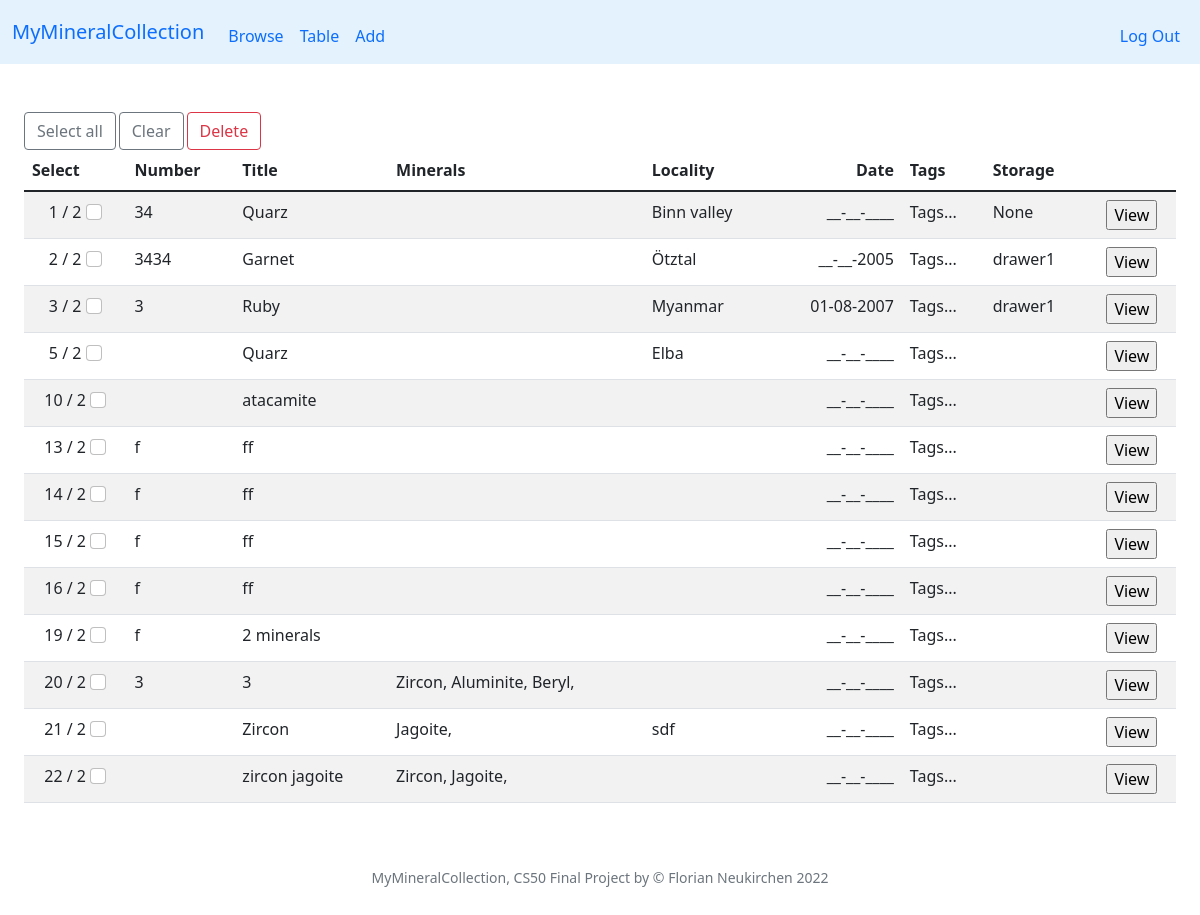
The page /table (signed in) on the database as committed earlier.
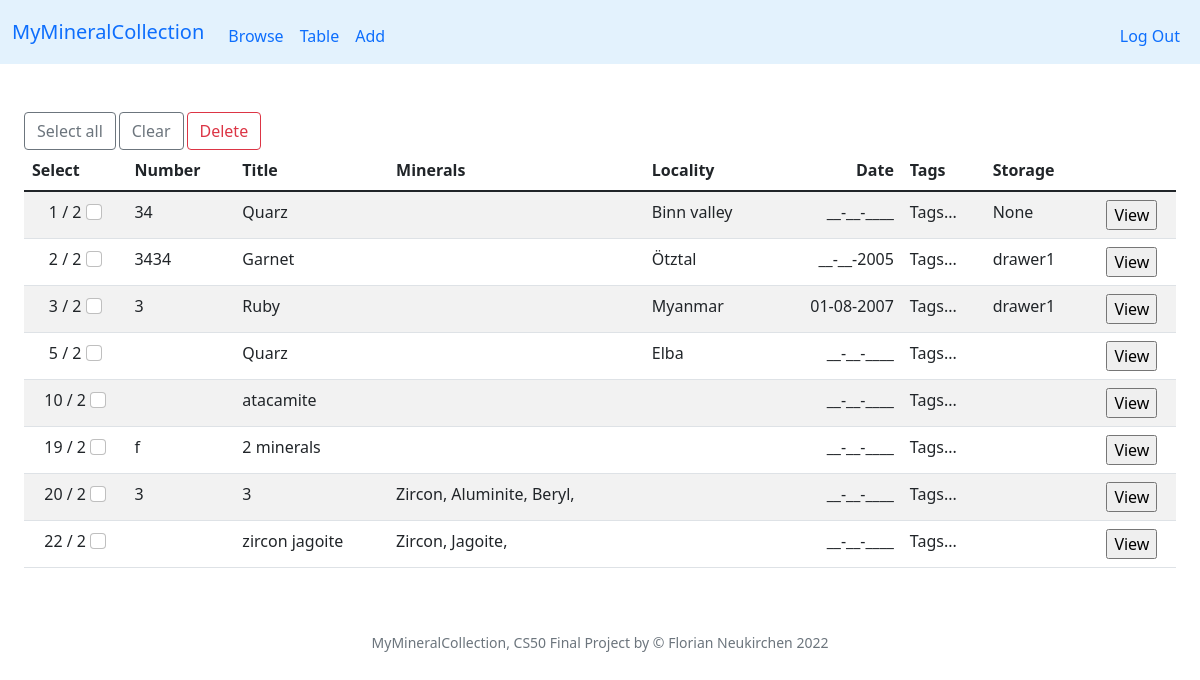
The same page on the database as committed later.
### tables this page shows
CREATE TABLE specimen (id INTEGER PRIMARY KEY AUTOINCREMENT NOT NULL, user_id INTEGER NOT NULL, my_id TEXT, title TEXT, locality TEXT, day INTEGER, month INTEGER, year INTEGER, storage TEXT, timestamp TEXT, thumbnail TEXT);

CREATE TABLE minerals (symbol TEXT, name TEXT NOT NULL, chemistry TEXT, elements TEXT, crystal_system TEXT, fleischer TEXT, PRIMARY KEY(symbol));

### app.py (the view)
@app.route("/table")
@login_required
def table():
    rows = db.execute("SELECT * FROM specimen WHERE user_id = ?", session["user_id"])
    for row in rows:
        row['minerals'] = db.execute("SELECT minerals.name AS name FROM minerals JOIN specmin ON minerals.symbol = specmin.min_symbol WHERE specmin.specimen_id = ?", row['id'])
        app.logger.info(row['minerals'])
    return render_template("table.html", rows=rows)

### app.py (called while the page is built)
@app.after_request
def after_request(response):
    response.headers["Cache-Control"] = "no-cache, no-store, must-revalidate"
    response.headers["Expires"] = 0
    response.headers["Pragma"] = "no-cache"
    return response

### helpers.py (called while the page is built)
def login_required(f):
    @wraps(f)
    def decorated_function(*args, **kwargs):
        if session.get("user_id") is None:
            return redirect("/login")
        return f(*args, **kwargs)
    return decorated_function

def date2(value):
    if not value:
        return "__"
    return f"{value:02d}"

def date4(value):
    if not value:
        return "____"
    return f"{value:04d}"

### templates/table.html (shortened to what this page needs)
{% extends "layout.html" %}
{% block main %}
<div class="container-fluid">
    <div class="text-start card-smaller">
        <button type="button" class="btn btn-outline-secondary" onclick="checkAll()">Select all</button>
        <button type="button" class="btn btn-outline-secondary" onclick="uncheckAll()">Clear</button>
        <button type="button" class="btn btn-outline-danger" data-toggle="modal" data-target="#deleteModal">
        Delete
        </button>
</div>
    <table class="table table-striped">
        <thead>
            <tr>
                <th class="text-start">Select</th>
                <th class="text-start">Number</th>
                <th class="text-start">Title</th>
                <th class="text-start">Minerals</th>
                <th class="text-start">Locality</th>
                <th class="text-end">Date</th>
                <th class="text-start">Tags</th>
                <th class="text-start">Storage</th>
            </tr>
        </thead>
        <tbody>
            {% for row in rows %}
            <tr>
                <td>
                    <div>{{ row['id'] }} / {{ row['user_id']}}
                        <input type="checkbox" class="form-check-input mycheckboxes" name="checkboxes" value="{{ row['id'] }}">
                    </div>
                </td>
                <td class="text-start">{{ row['my_id'] }}</td>
                <td class="text-start">{{ row['title'] }}</td>
                <td class="text-start">
                    {% for min in row['minerals'] %}
                    {{ min['name'] }},
                    {% endfor %}
                </td>
                <td class="text-start">{{ row['locality']  }}</td>
                <td class="text-end">{{ row['day'] | date2 }}-{{ row['month'] | date2 }}-{{ row['year'] | date4}}</td>
                <td class="text-start">Tags...</td>
                <td class="text-start">{{ row['storage'] }}</td>
                <td>
                    <form action="/view">
                        <input type="submit" value="View">
                    </form>
                </td>
            </tr>
            {% endfor %}
        </tbody>
    </table>
</div>
{% endblock %}

### templates/layout.html (shortened to what this page needs)
<!DOCTYPE html>
<html lang="en">
    <head>
        <link href="https://cdn.jsdelivr.net/npm/bootstrap@5.1.3/dist/css/bootstrap.min.css" rel="stylesheet">
        <link href="/static/styles.css" rel="stylesheet">
    </head>
    <body>
        <nav class="navbar navbar-expand-md myblue">
            <div class="container-fluid">
                <a class="navbar-brand" href="/">MyMineralCollection</a>
                <div class="collapse navbar-collapse" id="navbar">
                    {% if session["user_id"] %}
                        <ul class="navbar-nav me-auto mt-2">
                            <li class="nav-item"><a class="nav-link" href="/">Browse</a></li>
                            <li class="nav-item"><a class="nav-link" href="/table">Table</a></li>
                            <li class="nav-item"><a class="nav-link" href="/add">Add</a></li>
                        </ul>
                        <ul class="navbar-nav ms-auto mt-2">
                            <li class="nav-item"><a class="nav-link" href="/logout">Log Out</a></li>
                        </ul>
                    {% else %}
                        <ul class="navbar-nav ms-auto mt-2">
                            <li class="nav-item"><a class="nav-link" href="/register">Register</a></li>
                            <li class="nav-item"><a class="nav-link" href="/login">Log In</a></li>
                        </ul>
                    {% endif %}
                </div>
            </div>
        </nav>
        <main class="container-fluid py-5 text-center">
            {% block main %}{% endblock %}
        </main>
        <footer class="mb-5 small text-center text-muted">
            MyMineralCollection, CS50 Final Project by &#169; Florian Neukirchen 2022
        </footer>
    </body>
</html>

### static/styles.css (style rules this page uses)
.myblue { background-color: #e3f2fd; }
.card-smaller { font-size: 70%; }

Rows that differ between the two databases and show on the page:
removed specimen: id "13", user_id "2", my_id "f", title "ff", day "__", month "__", year "____"
removed specimen: id "14", user_id "2", my_id "f", title "ff", day "__", month "__", year "____"
removed specimen: id "15", user_id "2", my_id "f", title "ff", day "__", month "__", year "____"
removed specimen: id "16", user_id "2", my_id "f", title "ff", day "__", month "__", year "____"
removed specimen: id "21", user_id "2", title "Zircon", locality "sdf", day "__", month "__", year "____", minerals (name "Jagoite")
